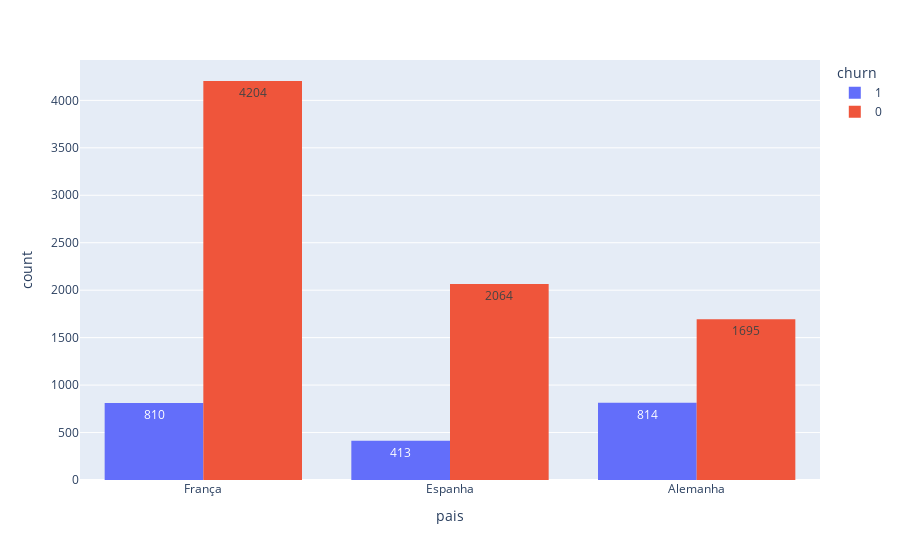

The code cell stored with this chart in its notebook:
### Markdown cell above
### Desafio 2

Após a leitura dos dados, é importante conhecer os dados, checando inconsistências e entendendo o comportamento de cada uma das colunas. Nesta tarefa, faça uma análise exploratória utilizando gráficos para as **variáveis categóricas** da base de dados, incluindo a **variável alvo** churn. Para essas variáveis, pode ser utilizado gráficos de barras para fazer a contagem das categorias e fazer um agrupamento por cores de acordo com as categorias da variável alvo.

### Code cell
px.histogram(dados, x='pais', color='churn', barmode='group', text_auto=True)

### Figure 1 — Plotly figure (JSON) as saved in the notebook; plotly's stock layout.template omitted (floating-point values rounded to 4 significant figures; data arrays with more than 128 entries replaced by an {"elided": "..."} marker saying what was removed)
{"data": [{"alignmentgroup": "True", "bingroup": "x", "hovertemplate": "churn=1<br>pais=%{x}<br>count=%{y}<extra></extra>", "legendgroup": "1", "marker": {"color": "#636efa", "pattern": {"shape": ""}}, "name": "1", "offsetgroup": "1", "orientation": "v", "showlegend": true, "texttemplate": "%{value}", "type": "histogram", "x": {"elided": "2037 str values"}, "xaxis": "x", "yaxis": "y"}, {"alignmentgroup": "True", "bingroup": "x", "hovertemplate": "churn=0<br>pais=%{x}<br>count=%{y}<extra></extra>", "legendgroup": "0", "marker": {"color": "#EF553B", "pattern": {"shape": ""}}, "name": "0", "offsetgroup": "0", "orientation": "v", "showlegend": true, "texttemplate": "%{value}", "type": "histogram", "x": {"elided": "7963 str values"}, "xaxis": "x", "yaxis": "y"}], "layout": {"barmode": "group", "legend": {"title": {"text": "churn"}, "tracegroupgap": 0}, "margin": {"t": 60}, "xaxis": {"anchor": "y", "domain": [0, 1], "title": {"text": "pais"}}, "yaxis": {"anchor": "x", "domain": [0, 1], "title": {"text": "count"}}}}
